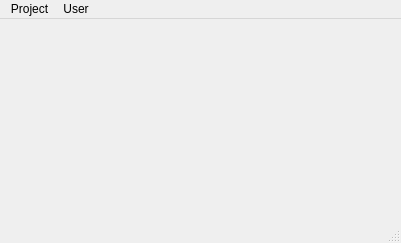
<?xml version="1.0" encoding="UTF-8"?>
<ui version="4.0">
 <class>MainWindow</class>
 <widget class="QMainWindow" name="MainWindow">
  <property name="geometry">
   <rect>
    <x>0</x>
    <y>0</y>
    <width>401</width>
    <height>243</height>
   </rect>
  </property>
  <property name="minimumSize">
   <size>
    <width>400</width>
    <height>200</height>
   </size>
  </property>
  <property name="windowTitle">
   <string>MainWindow</string>
  </property>
  <widget class="QWidget" name="centralwidget">
   <layout class="QVBoxLayout" name="verticalLayout"/>
  </widget>
  <widget class="QMenuBar" name="menubar">
   <property name="geometry">
    <rect>
     <x>0</x>
     <y>0</y>
     <width>401</width>
     <height>20</height>
    </rect>
   </property>
   <widget class="QMenu" name="menuProject">
    <property name="title">
     <string>Project</string>
    </property>
    <widget class="QMenu" name="menuOpen">
     <property name="title">
      <string>Open</string>
     </property>
     <addaction name="action"/>
    </widget>
    <addaction name="actionNewProject"/>
    <addaction name="menuOpen"/>
    <addaction name="separator"/>
    <addaction name="actionQuit"/>
   </widget>
   <widget class="QMenu" name="menuUser">
    <property name="title">
     <string>User</string>
    </property>
    <addaction name="actionLogin"/>
    <addaction name="actionLogout"/>
    <addaction name="separator"/>
    <addaction name="actionPreferences"/>
   </widget>
   <addaction name="menuProject"/>
   <addaction name="menuUser"/>
  </widget>
  <widget class="QStatusBar" name="statusbar"/>
  <action name="actionNewProject">
   <property name="text">
    <string>New...</string>
   </property>
  </action>
  <action name="actionQuit">
   <property name="text">
    <string>Quit</string>
   </property>
  </action>
  <action name="action">
   <property name="text">
    <string>...</string>
   </property>
  </action>
  <action name="actionLogout">
   <property name="text">
    <string>Logout</string>
   </property>
  </action>
  <action name="actionPreferences">
   <property name="text">
    <string>Preferences</string>
   </property>
  </action>
  <action name="actionLogin">
   <property name="text">
    <string>Login</string>
   </property>
  </action>
 </widget>
 <layoutdefault spacing="4" margin="4"/>
 <resources/>
 <connections/>
</ui>
